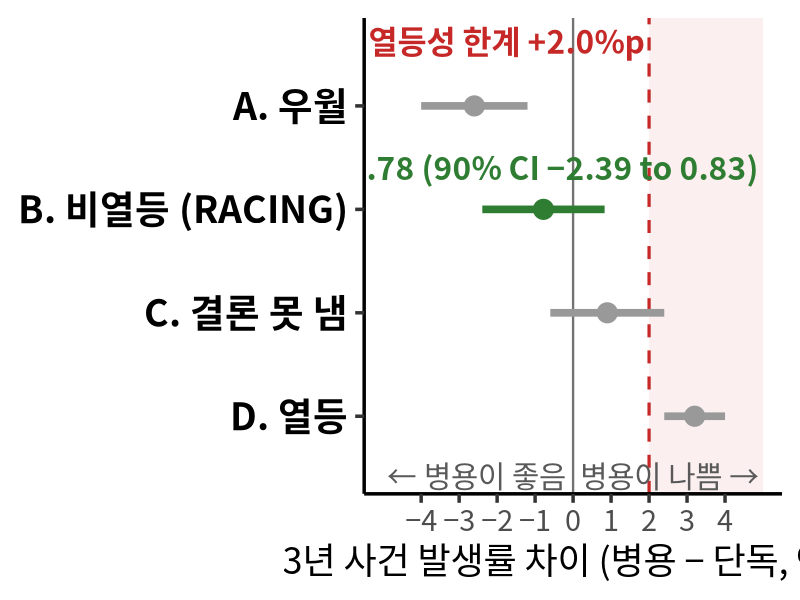
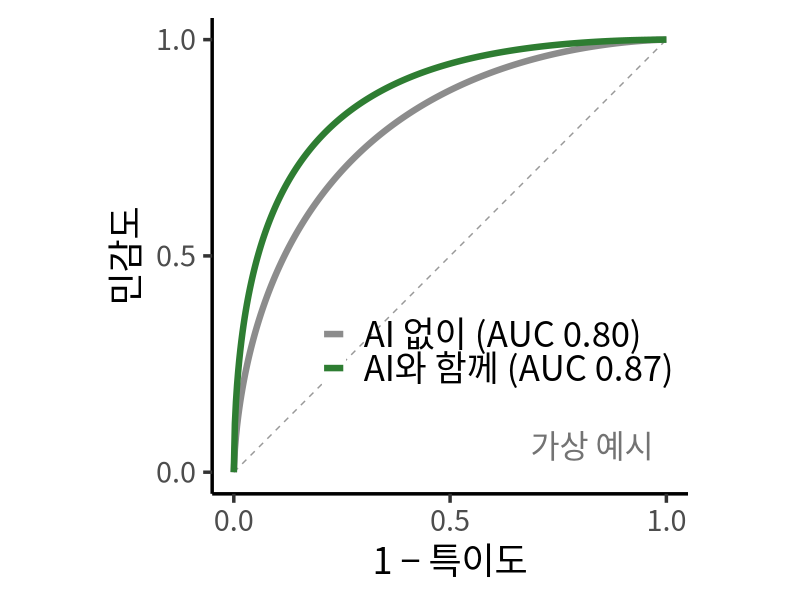
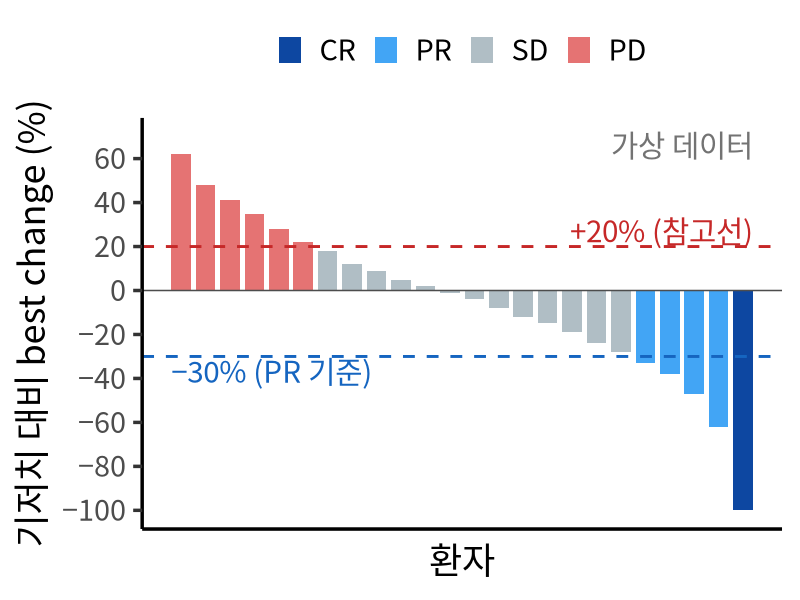
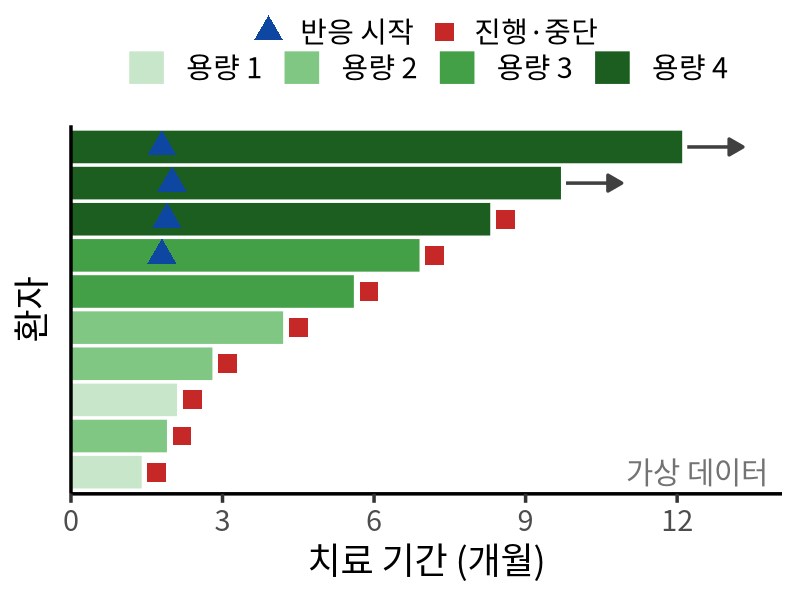
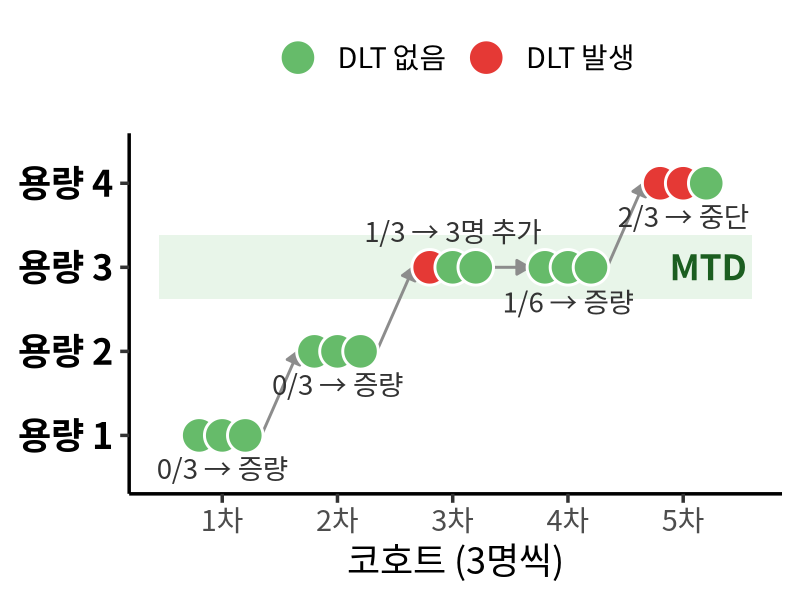
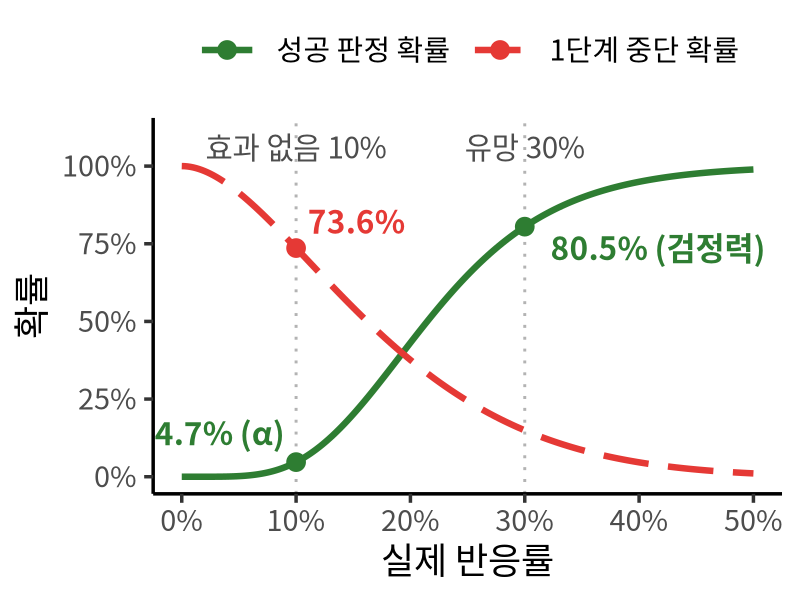
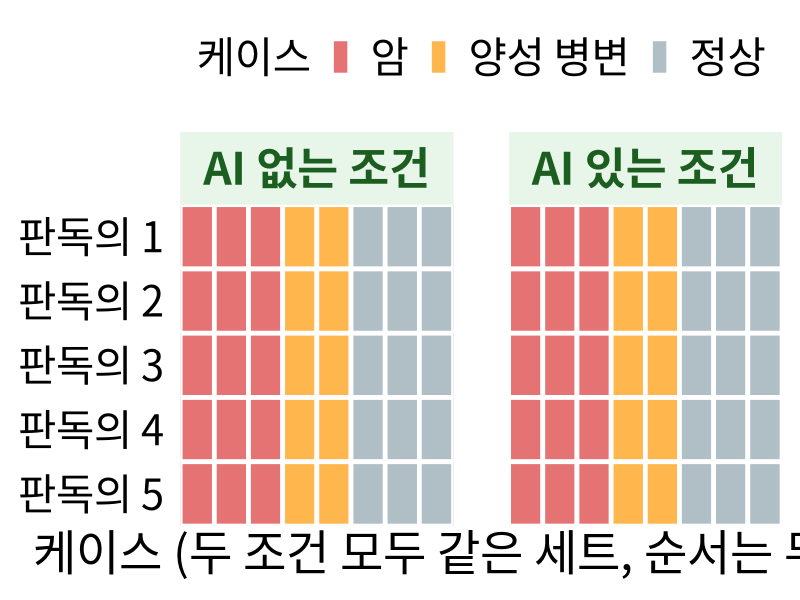
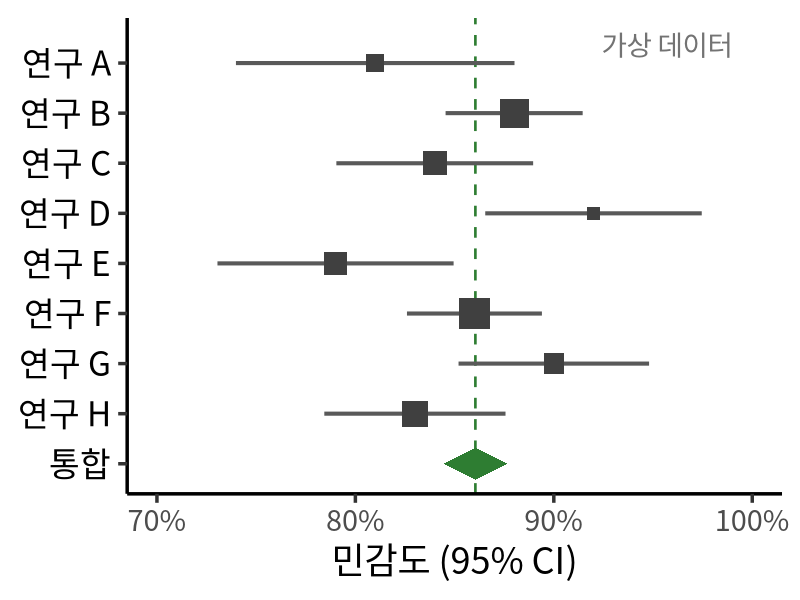

Reproduce these figures in R, in order.
# 강의 그림: 비열등성 개념도(RACING 수치), 3+3 용량 증량·Simon 2단계 특성 곡선·MRMC 판독 설계·ROC·waterfall·swimmer (가상 데이터)
library(data.table); library(magrittr); library(ggplot2)
setwd("~/lecture-general/docs/chosun2026")

fam <- "Noto Sans CJK KR"
theme_set(theme_classic(base_size = 26, base_family = fam))
m <- "−"  # 화면용 음수 부호
pct <- function(x) paste0(round(x * 100), "%")

## 1. 비열등성 개념도: B는 RACING 1차 평가변수 (Lancet 2022; 400: 380–90), 나머지는 개념 예시
ni <- data.table(
  case = c("A. 우월", "B. 비열등 (RACING)", "C. 결론 못 냄", "D. 열등"),
  est = c(-2.6, -0.78, 0.9, 3.2),
  lo = c(-4.0, -2.39, -0.6, 2.4),
  hi = c(-1.2, 0.83, 2.4, 4.0)
)
ni[, case := factor(case, levels = rev(case))]
ni[, racing := grepl("RACING", case)]

## 2. 판독자 연구 ROC: binormal (b = 1) 가상 곡선
fpr <- seq(0, 1, length.out = 401)
roc <- rbindlist(lapply(c(0.80, 0.87), function(auc) {
  data.table(auc = auc, fpr = fpr, tpr = pnorm(sqrt(2) * qnorm(auc) + qnorm(fpr)))
}))
roc[, grp := factor(fifelse(auc == 0.80, "AI 없이 (AUC 0.80)", "AI와 함께 (AUC 0.87)"))]

## 3. Waterfall: 가상 24명, 표적병변 크기 최대 변화 (RECIST 1.1 기준선)
wf <- data.table(chg = c(62, 48, 41, 35, 28, 22, 18, 12, 9, 5, 2, -1, -4, -8, -12, -15, -19, -24, -28, -33, -38, -47, -62, -100))
wf[, id := .I]
wf[, bor := factor(fcase(chg == -100, "CR", chg <= -30, "PR", chg >= 20, "PD", default = "SD"),
                   levels = c("CR", "PR", "SD", "PD"))]

## 4. Swimmer: 가상 10명, 용량군별 치료 기간과 반응 시점
sw <- data.table(
  id = 1:10,
  dose = factor(rep(c("용량 1", "용량 2", "용량 3", "용량 4"), c(2, 3, 2, 3))),
  dur = c(1.4, 2.1, 2.8, 1.9, 4.2, 5.6, 6.9, 8.3, 9.7, 12.1),
  resp = c(NA, NA, NA, NA, NA, NA, 1.8, 1.9, 2.0, 1.8),
  ongoing = c(F, F, F, F, F, F, F, F, T, T)
)
sw[, id := factor(id, levels = id[order(dur)])]

## 5. 3+3 용량 증량 예시 (가상): 코호트 5개, 용량 4단계
de <- data.table(cohort = rep(1:5, each = 3), dose = rep(c(1, 2, 3, 3, 4), each = 3), pt = rep(1:3, 5),
                 dlt = c(0, 0, 0, 0, 0, 0, 1, 0, 0, 0, 0, 0, 1, 1, 0))
de[, x := cohort + (pt - 2) * 0.2]
de[, dlt_f := factor(dlt, levels = 0:1, labels = c("DLT 없음", "DLT 발생"))]
de_lab <- data.table(cohort = 1:5, dose = c(1, 2, 3, 3, 4),
                     txt = c("0/3 → 증량", "0/3 → 증량", "1/3 → 3명 추가", "1/6 → 증량", "2/3 → 중단"))
de_arr <- data.table(x = 1:4 + 0.34, xend = 2:5 - 0.34, y = c(1, 2, 3, 3), yend = c(2, 3, 3, 4))

## 6. Simon 2단계 설계 특성 (p0 = 10%, p1 = 30%, α = 0.05, 검정력 80%; 최적 설계 r1 = 1, n1 = 10, r = 5, n = 29)
oc <- data.table(p = seq(0, 0.5, by = 0.0025))
oc[, succ := sapply(p, function(pp) sum(dbinom(2:10, 10, pp) * (1 - pbinom(5 - 2:10, 19, pp))))]
oc[, pet := pbinom(1, 10, p)]
oc_long <- melt(oc, id.vars = "p", variable.name = "what", value.name = "prob")
oc_long[, what := factor(what, levels = c("succ", "pet"), labels = c("성공 판정 확률", "1단계 중단 확률"))]
oc_pt <- data.table(p = c(0.1, 0.3, 0.1), prob = c(oc[p == 0.1, succ], oc[p == 0.3, succ], oc[p == 0.1, pet]),
                    what = factor(c("성공 판정 확률", "성공 판정 확률", "1단계 중단 확률"), levels = levels(oc_long$what)))
oc_pt[, txt := paste0(sprintf("%.1f", prob * 100), "%", c(" (α)", " (검정력)", ""))]

## 7. MRMC 판독 설계 (가상): 판독의 6명 × 케이스 12건, 같은 케이스를 두 번 판독
mm <- CJ(session = c("AI 없는 조건", "AI 있는 조건"), reader = 1:5, case = 1:8)
mm[, truth := factor(fcase(case <= 3, "암", case <= 5, "양성 병변", default = "정상"), levels = c("암", "양성 병변", "정상"))]

## 8. 메타분석 forest plot (가상): 8개 연구 민감도 통합
mf <- data.table(study = paste("연구", LETTERS[1:8]), est = c(0.81, 0.88, 0.84, 0.92, 0.79, 0.86, 0.90, 0.83),
                 n = c(120, 340, 210, 95, 180, 400, 150, 260))
mf[, se := sqrt(est * (1 - est) / n)]
mf[, `:=`(lo = est - 1.96 * se, hi = est + 1.96 * se)]
pooled <- mf[, .(est = sum(est / se^2) / sum(1 / se^2), se = sqrt(1 / sum(1 / se^2)))]
mf_all <- rbind(mf[, .(study, est, lo, hi, w = n)], data.table(study = "통합", est = pooled$est, lo = pooled$est - 1.96 * pooled$se,
                                                            hi = pooled$est + 1.96 * pooled$se, w = NA))
mf_all[, study := factor(study, levels = rev(study))]
dia <- data.table(x = c(mf_all[study == "통합", lo], mf_all[study == "통합", est], mf_all[study == "통합", hi], mf_all[study == "통합", est]),
                  y = c(1, 1.32, 1, 0.68))

## 9. 유병률에 따른 양성예측도 (민감도·특이도 90% 가정)
pv <- data.table(p = exp(seq(log(0.005), log(0.6), length.out = 300)))
pv[, ppv := 0.9 * p / (0.9 * p + 0.1 * (1 - p))]
pv_pt <- data.table(p = c(0.01, 0.10, 0.50))
pv_pt[, ppv := 0.9 * p / (0.9 * p + 0.1 * (1 - p))]
pv_pt[, txt := paste0("PPV ", round(ppv * 100), "%")]

plot_list <- list(
  ni_racing = ggplot(ni, aes(x = est, y = case)) +
    annotate("rect", xmin = 2, xmax = 5, ymin = -Inf, ymax = Inf, fill = "#C62828", alpha = 0.07) +
    geom_vline(xintercept = 0, colour = "grey45", linewidth = 0.8) +
    geom_vline(xintercept = 2, colour = "#C62828", linetype = "dashed", linewidth = 1.1) +
    geom_linerange(aes(xmin = lo, xmax = hi, colour = racing), linewidth = 2.6) +
    geom_point(aes(colour = racing), size = 6.5) +
    annotate("text", x = 1.88, y = 4.62, label = "비열등성 한계 +2.0%p", hjust = 1, colour = "#C62828",
             family = fam, size = 8, fontface = "bold") +
    annotate("text", x = -0.78, y = 3.4, label = paste0(m, "0.78 (90% CI ", m, "2.39 to 0.83)"),
             colour = "#2E7D32", family = fam, size = 8, fontface = "bold") +
    annotate("text", x = -4.9, y = 0.42, label = "← 병용이 좋음", hjust = 0, colour = "grey35", family = fam, size = 7.5) +
    annotate("text", x = 4.9, y = 0.42, label = "병용이 나쁨 →", hjust = 1, colour = "grey35", family = fam, size = 7.5) +
    scale_colour_manual(values = c(`TRUE` = "#2E7D32", `FALSE` = "grey60"), guide = "none") +
    scale_x_continuous(limits = c(-5, 5), breaks = -4:4, labels = function(x) sub("-", m, x)) +
    scale_y_discrete(expand = expansion(add = c(0.75, 0.85))) +
    labs(x = "3년 사건 발생률 차이 (병용 − 단독, %p)", y = NULL) +
    theme(axis.text.y = element_text(size = 27, colour = "black", face = "bold")),

  mrmc_roc = ggplot(roc, aes(fpr, tpr, colour = grp)) +
    annotate("segment", x = 0, y = 0, xend = 1, yend = 1, linetype = "dashed", colour = "grey60") +
    geom_path(linewidth = 2.2) +
    annotate("text", x = 0.97, y = 0.06, label = "가상 예시", hjust = 1, colour = "grey45", family = fam, size = 8) +
    scale_colour_manual(values = c("grey55", "#2E7D32"), name = NULL) +
    scale_x_continuous(breaks = c(0, 0.5, 1)) + scale_y_continuous(breaks = c(0, 0.5, 1)) +
    coord_equal() +
    labs(x = "1 − 특이도", y = "민감도") +
    theme(legend.position = c(0.6, 0.3), legend.text = element_text(size = 25),
          legend.background = element_blank()),

  waterfall = ggplot(wf, aes(x = id, y = chg, fill = bor)) +
    geom_col(width = 0.8) +
    geom_hline(yintercept = 0, colour = "grey30") +
    geom_hline(yintercept = c(20, -30), linetype = "dashed", colour = c("#C62828", "#1565C0"), linewidth = 1) +
    annotate("text", x = 24.4, y = 27, label = "+20% (참고선)", hjust = 1, colour = "#C62828", family = fam, size = 7.5) +
    annotate("text", x = 0.6, y = -37, label = paste0(m, "30% (PR 기준)"), hjust = 0, colour = "#1565C0", family = fam, size = 7.5) +
    annotate("text", x = 24.4, y = 66, label = "가상 데이터", hjust = 1, colour = "grey45", family = fam, size = 7.5) +
    scale_fill_manual(values = c(CR = "#0D47A1", PR = "#42A5F5", SD = "#B0BEC5", PD = "#E57373"), name = NULL, drop = FALSE) +
    scale_y_continuous(limits = c(-100, 70), breaks = seq(-100, 60, 20), labels = function(x) sub("-", m, x)) +
    labs(x = "환자", y = "기저치 대비 best change (%)") +
    theme(axis.text.x = element_blank(), axis.ticks.x = element_blank(), legend.position = "top"),

  swimmer = ggplot(sw) +
    geom_segment(aes(x = 0, xend = dur, y = id, yend = id, colour = dose), linewidth = 11) +
    geom_point(data = sw[!is.na(resp)], aes(x = resp, y = id, shape = "반응 시작"), size = 7, colour = "#0D47A1") +
    geom_point(data = sw[ongoing == F], aes(x = dur + 0.3, y = id, shape = "진행·중단"), size = 6, colour = "#C62828") +
    geom_segment(data = sw[ongoing == T], aes(x = dur + 0.1, xend = dur + 1.2, y = id, yend = id),
                 arrow = arrow(length = unit(0.4, "cm"), type = "closed"), colour = "grey25", linewidth = 1.2) +
    annotate("text", x = 13.8, y = 1, label = "가상 데이터", hjust = 1, colour = "grey45", family = fam, size = 7.5) +
    scale_colour_manual(values = c("#C8E6C9", "#81C784", "#43A047", "#1B5E20"), name = NULL) +
    scale_shape_manual(values = c(`반응 시작` = 17, `진행·중단` = 15), name = NULL) +
    scale_x_continuous(limits = c(0, 13.8), breaks = seq(0, 12, 3), expand = expansion(mult = c(0, 0.02))) +
    labs(x = "치료 기간 (개월)", y = "환자") +
    theme(axis.text.y = element_blank(), axis.ticks.y = element_blank(), legend.position = "top",
          legend.box = "vertical", legend.spacing.y = unit(0, "cm"), legend.margin = margin(0, 0, 0, 0)),

  dose_escalation = ggplot(de) +
    annotate("rect", xmin = 0.45, xmax = 5.6, ymin = 2.62, ymax = 3.38, fill = "#E8F5E9") +
    annotate("text", x = 5.55, y = 3.0, label = "MTD", hjust = 1, colour = "#1B5E20", family = fam, size = 9, fontface = "bold") +
    geom_segment(data = de_arr, aes(x = x, xend = xend, y = y, yend = yend),
                 arrow = arrow(length = unit(0.35, "cm"), type = "closed"), colour = "grey55", linewidth = 1) +
    geom_point(aes(x = x, y = dose, fill = dlt_f), shape = 21, size = 11, colour = "white", stroke = 1.5) +
    geom_text(data = de_lab, aes(x = cohort, y = dose + c(-0.4, -0.4, 0.42, -0.42, -0.4), label = txt), family = fam, size = 7, colour = "grey20") +
    scale_fill_manual(values = c(`DLT 없음` = "#66BB6A", `DLT 발생` = "#E53935"), name = NULL) +
    scale_x_continuous(breaks = 1:5, labels = paste0(1:5, "차"), limits = c(0.45, 5.6)) +
    scale_y_continuous(breaks = 1:4, labels = paste("용량", 1:4), limits = c(0.5, 4.4)) +
    labs(x = "코호트 (3명씩)", y = NULL) +
    theme(legend.position = "top", axis.text.y = element_text(size = 26, colour = "black", face = "bold")),

  simon_oc = ggplot(oc_long, aes(p, prob, colour = what, linetype = what)) +
    geom_vline(xintercept = c(0.1, 0.3), colour = "grey70", linetype = "dotted", linewidth = 1) +
    geom_line(linewidth = 2.2) +
    geom_point(data = oc_pt, size = 6) +
    geom_text(data = oc_pt[-1], aes(label = txt), hjust = -0.12, vjust = c(1.4, -0.6), family = fam, size = 8,
              fontface = "bold", show.legend = FALSE) +
    annotate("text", x = 0.09, y = 0.14, label = oc_pt$txt[1], hjust = 1, colour = "#2E7D32", family = fam, size = 8, fontface = "bold") +
    annotate("text", x = c(0.1, 0.3), y = 1.06, label = c("효과 없음 10%", "유망 30%"), family = fam, size = 7.5, colour = "grey30") +
    scale_colour_manual(values = c("#2E7D32", "#E53935"), name = NULL) +
    scale_linetype_manual(values = c("solid", "longdash"), name = NULL) +
    scale_x_continuous(labels = pct, breaks = seq(0, 0.5, 0.1)) +
    scale_y_continuous(labels = pct, breaks = seq(0, 1, 0.25), limits = c(0, 1.1)) +
    labs(x = "실제 반응률", y = "확률") +
    theme(legend.position = "top", legend.key.width = unit(1.6, "cm")),

  mrmc_grid = ggplot(mm, aes(case, reader, fill = truth)) +
    geom_tile(colour = "white", linewidth = 1.6) +
    facet_wrap(~session) +
    scale_fill_manual(values = c(`암` = "#E57373", `양성 병변` = "#FFB74D", `정상` = "#B0BEC5"), name = "케이스") +
    scale_y_reverse(breaks = 1:5, labels = paste("판독의", 1:5), expand = c(0, 0)) +
    scale_x_continuous(breaks = NULL, expand = c(0, 0)) +
    labs(x = "케이스 (두 조건 모두 같은 세트, 순서는 무작위)", y = NULL) +
    theme(text = element_text(size = 34), axis.text.y = element_text(size = 30, colour = "black"),
          legend.text = element_text(size = 30), legend.title = element_text(size = 30),
          legend.position = "top", strip.background = element_rect(fill = "#E8F5E9", colour = NA),
          strip.text = element_text(face = "bold", size = 32, colour = "#1B5E20"), axis.line = element_blank(),
          axis.ticks = element_blank(), panel.spacing = unit(1.4, "cm")),

  meta_forest = ggplot(mf_all[study != "통합"], aes(x = est, y = study)) +
    geom_vline(xintercept = pooled$est, colour = "#2E7D32", linetype = "dashed", linewidth = 0.9) +
    geom_linerange(aes(xmin = lo, xmax = hi), linewidth = 1.4, colour = "grey35") +
    geom_point(aes(size = w), shape = 15, colour = "grey25") +
    geom_polygon(data = dia, aes(x = x, y = y), inherit.aes = FALSE, fill = "#2E7D32") +
    annotate("text", x = 0.99, y = 9.35, label = "가상 데이터", hjust = 1, colour = "grey45", family = fam, size = 7) +
    scale_size_continuous(range = c(4, 10), guide = "none") +
    scale_x_continuous(limits = c(0.7, 1), labels = pct) +
    scale_y_discrete(limits = levels(mf_all$study), expand = expansion(add = c(0.6, 0.9))) +
    labs(x = "민감도 (95% CI)", y = NULL) +
    theme(axis.text.y = element_text(size = 24, colour = "black")),

  ppv_prev = ggplot(pv, aes(p, ppv)) +
    geom_line(linewidth = 2.4, colour = "#1565C0") +
    geom_point(data = pv_pt, size = 7, colour = "#0D47A1") +
    geom_text(data = pv_pt, aes(label = txt), hjust = c(0.75, -0.2, 1.1), vjust = c(-1.3, 0.4, -0.9),
              family = fam, size = 9, fontface = "bold", colour = "#0D47A1") +
    annotate("text", x = 0.58, y = 0.05, label = "민감도·특이도 90% 가정", hjust = 1, colour = "grey40", family = fam, size = 7.5) +
    scale_x_log10(breaks = c(0.01, 0.05, 0.1, 0.2, 0.5), labels = c("1%", "5%", "10%", "20%", "50%")) +
    scale_y_continuous(limits = c(0, 1), labels = pct) +
    labs(x = "유병률 (로그 눈금)", y = "양성예측도 (PPV)")
)

fig_size <- list(ni_racing = c(11, 6.4), mrmc_roc = c(7.4, 7.4), waterfall = c(9, 6.2), swimmer = c(9, 6.2),
                 dose_escalation = c(10.5, 5.9), simon_oc = c(9.5, 6.0), mrmc_grid = c(11, 5.6), meta_forest = c(8.2, 7), ppv_prev = c(8.6, 6.6))
for (nm in names(plot_list)) {
  ggsave(file.path("img", paste0(nm, ".png")), plot_list[[nm]], device = ragg::agg_png,
         width = fig_size[[nm]][1], height = fig_size[[nm]][2], dpi = 160, bg = "white")
}
